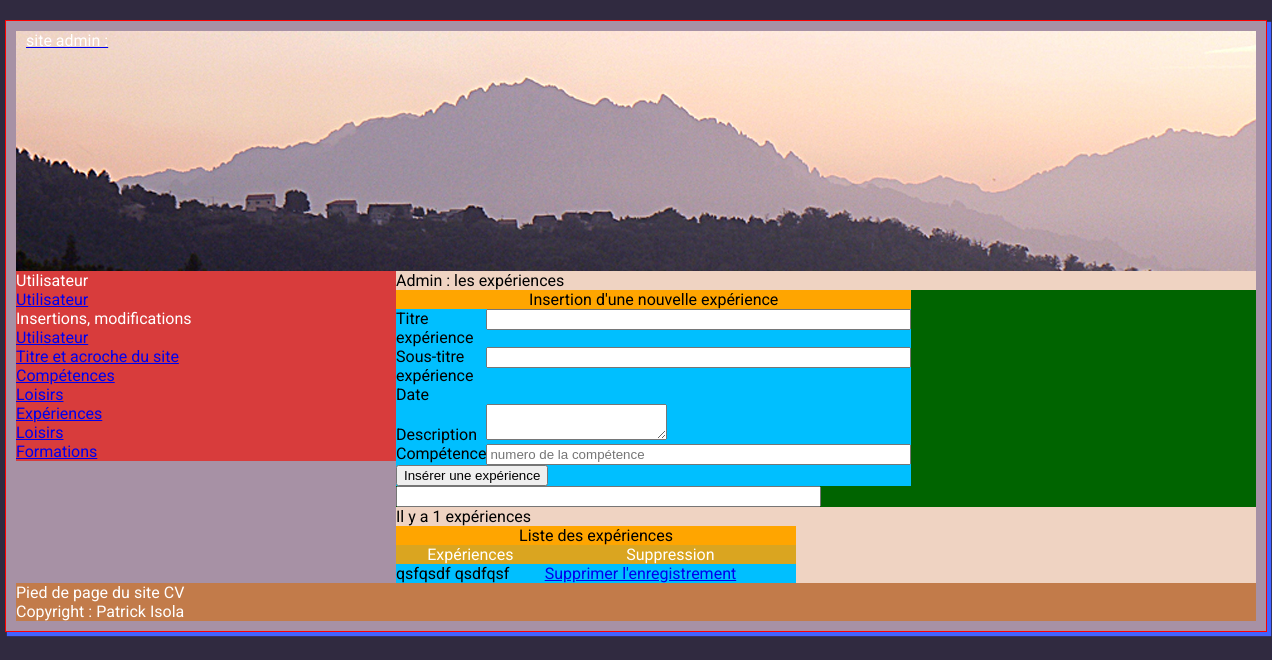
Screenshot of /admin/experiences.php with the database file from the repository.
### tables this page shows
CREATE TABLE `t_experiences` (
  `id_experience` int(11) NOT NULL,
  `titre_e` varchar(45) NOT NULL,
  `sous_titre_e` varchar(45) DEFAULT NULL,
  `dates_e` varchar(45) DEFAULT NULL,
  `description_e` text NOT NULL,
  `competence_id` int(11) NOT NULL,
  `utilisateur_id` int(11) NOT NULL
);

CREATE TABLE `t_utilisateur` (
  `id_utilisateur` int(11) NOT NULL,
  `prenom` varchar(25) NOT NULL,
  `nom` varchar(25) NOT NULL,
  `email` varchar(50) NOT NULL,
  `telephone` varchar(20) NOT NULL COMMENT 'varchar car 0 n''est pas un entier',
  `mdp` varchar(13) NOT NULL,
  `pseudo` varchar(13) NOT NULL,
  `avatar` varchar(13) NOT NULL,
  `age` smallint(5) NOT NULL,
  `date_naissance` date NOT NULL,
  `sexe` enum('Femme','Homme') NOT NULL,
  `etat_civil` enum('M.','Mme') NOT NULL,
  `statut_marital` varchar(13) NOT NULL,
  `adresse` text NOT NULL,
  `code_postal` varchar(5) NOT NULL,
  `ville` varchar(20) NOT NULL,
  `pays` varchar(25) NOT NULL,
  `note` varchar(20) NOT NULL
);

### admin/experiences.php (the view, shortened to what this page needs)
<?php require '../connexion/connexion.php' ?>
<!DOCTYPE html>
<html lang="fr">
<head>
	<link type="text/css" href="../css/style_admin.css" rel="stylesheet">
</head>
    <body>
        <div id="enveloppe">
		<header><?php include ("admin_en_tete.php"); ?></header>
            <div id="menu"><?php include ("admin_menu.php"); ?></div>
		<div id="contenuPrincipal">
            <h1>Admin : les expériences</h1>
          <form action="experiences.php" method="post">
            <table width="250px" border="1">
                <caption>Insertion d'une nouvelle expérience</caption>
                       <tbody>
                        <tr>
                            <td>Titre expérience</td>
                            <td><input type="text" name="titre_e" id="titre_e" size="50" required></td>
                        </tr>
                        <tr>
                            <td>Sous-titre expérience</td>
                            <td><input type="text" name="sous_titre_e" id="sous_titre_e" size="50" required></td>
                        </tr>
                        <tr>
                            <td>Date</td>
                            <td>&nbsp;</td>
                        </tr>
                        <tr>
                            <td>Description</td>
                            <td><textarea name="description" id="description" size="50" required></textarea></td>
                        </tr>
                        <tr>
                        <tr>
                            <td>Compétence</td>
                            <td><input type="text" name="id_competence" id="id_competence" size="50" placeholder="numero de la compétence" required></td>
                        </tr>
                        <tr>
                            <td colspan="2"><input type="submit" value="Insérer une expérience"></td>
                        </tr>
						</tbody>
                    </table>
                    <input type="text" name="dates" id="dates" size="50" required>
            </form>
            <?php
                $sql = $pdoCV->prepare("SELECT * FROM t_experiences");
                $sql->execute();
                $nbr_experiences = $sql->rowCount();
            ?>
            <p>Il y a <?php echo $nbr_experiences; ?> expériences</p>
            <table width="400" border="2">
				<caption>Liste des expériences</caption>
				<tr>
					<th>Expériences</th>
					<th>Suppression</th>
				</tr>
			<tr>
			<?php while ($ligne = $sql->fetch()) { ?>
					<td><?php echo $ligne['titre_e']; ?> <?php echo $ligne['dates_e']; ?></td>
					<td><a href="#">Supprimer l'enregistrement</a></td>
			</tr>
			<?php } ?>
			</table>
			</div>
        <footer><?php include ("admin_footer.php"); ?></footer>
		</div>
    </body>
</html>

### admin/admin_footer.php
<?php
    $sql = $pdoCV->query(" SELECT * FROM t_utilisateur WHERE id_utilisateur ='1' ");
    $ligne = $sql->fetch();
    ?>
<p>Pied de page du site CV</p>
<p>Copyright : <?php echo $ligne['prenom'].' '.$ligne['nom']; ?></p>

### css/style_admin.css (style rules this page uses)
html, body, div, span, applet, object, iframe, h1, h2, h3, h4, h5, h6, p, blockquote, pre, a, abbr, acronym, address, big, cite, code, del, dfn, em, img, ins, kbd, q, s, samp, small, strike, strong, sub, sup, tt, var, b, u, i, center, dl, dt, dd, ol, ul, li, fieldset, form, label, legend, table, caption, tbody, tfoot, thead, tr, th, td, article, aside, canvas, details, embed, figure, figcaption, footer, header, hgroup, menu, nav, output, ruby, section, summary, time, mark, audio, video { margin: 0; padding: 0; border: 0; font-size: 100%; font: inherit; vertical-align: baseline; }
article, aside, details, figcaption, figure, footer, header, hgroup, menu, nav, section { display: block; }
body { line-height: 1; }
table { border-collapse: collapse; border-spacing: 0; }
body { margin: auto; font: 1em Roboto, sans-serif; background-color: #302A40; }
header { background: url(../img/popolasca.jpg) center center no-repeat; height:240px; margin-right: 10px; margin-left: 10px; }
#enveloppe { width: 1260px; margin-right: auto; margin-left: auto; margin-top: 20px; background-color: #A791A5; border: 1px solid red; -webkit-box-shadow: 3px 3px 1px 1px #4262FF; box-shadow: 3px 3px 1px 1px #4262FF; }
#menu { width: 380px; background-color: #F1C0B6; float: left; margin-left: 10px; }
#contenuPrincipal { width: 860px; background-color: #EFD3C2; float: right; margin-right: 10px; }
footer { margin-right: 10px; margin-left: 10px; margin-bottom: 10px; color:white; background: #C27B4A; }
#menu { background-color: #d83c3c; color: #fff; }
table { background-color: deepskyblue; }
caption { background:orange; }
th { background-color: goldenrod; color: white; }
form { background-color: darkgreen; }

### rows the page displays
t_experiences: titre_e "qsfqsdf", dates_e "qsdfqsf"
t_utilisateur: prenom "Patrick", nom "Isola"

### other values shown
$nbr_experiences "1"
